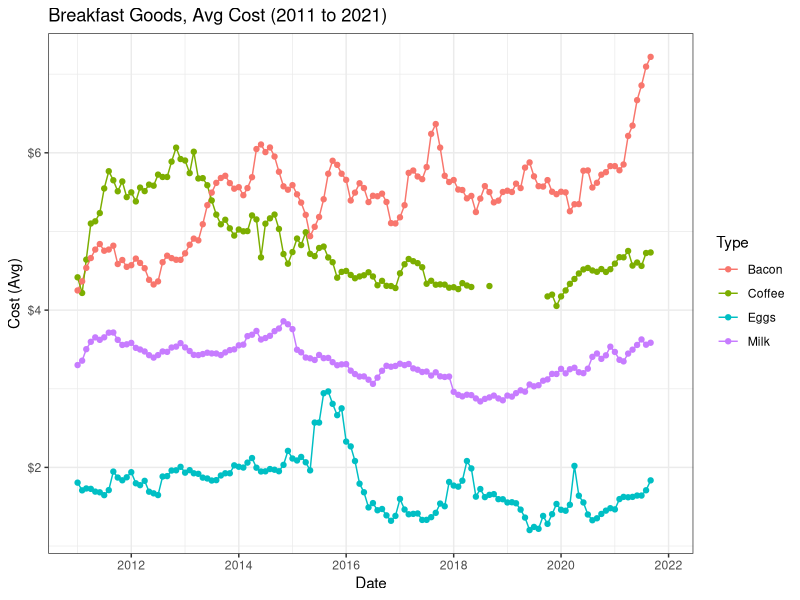
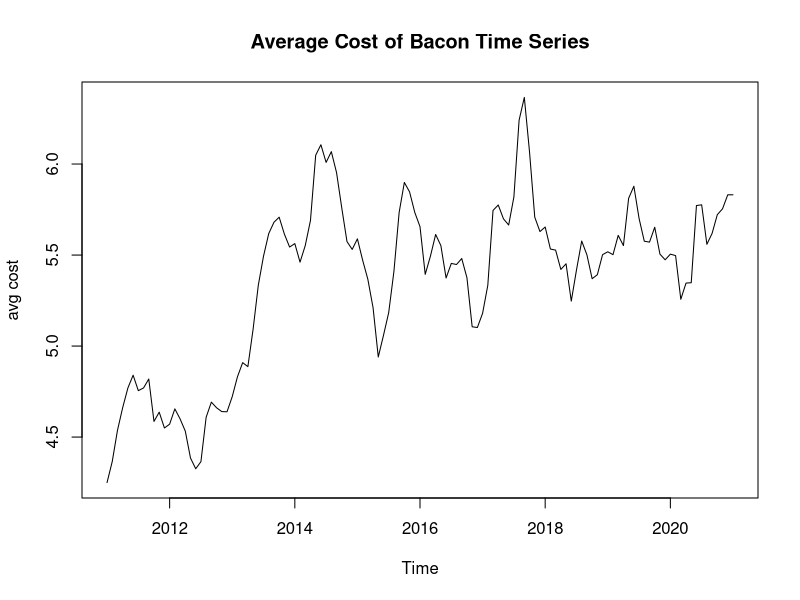
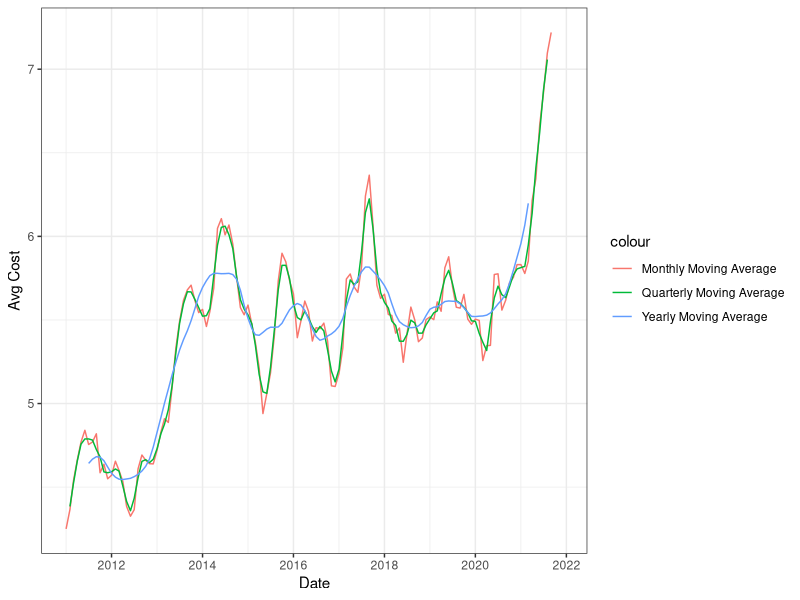
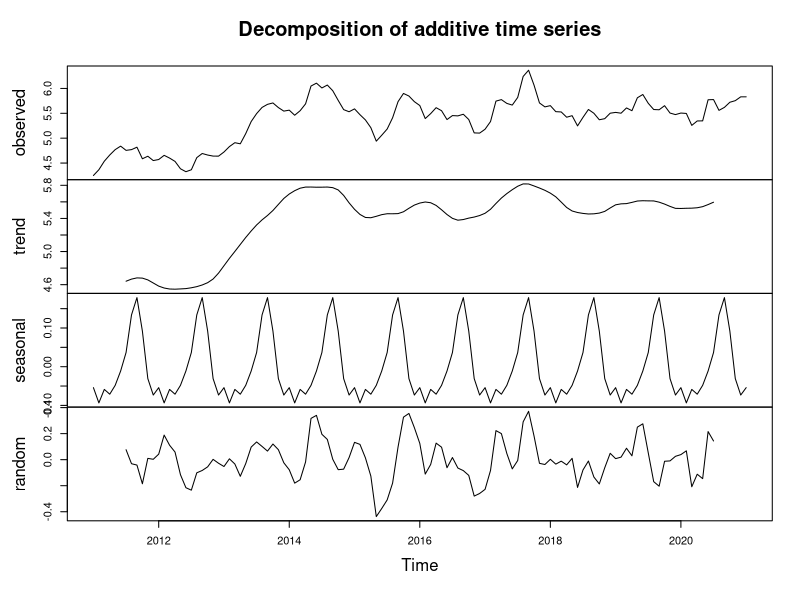
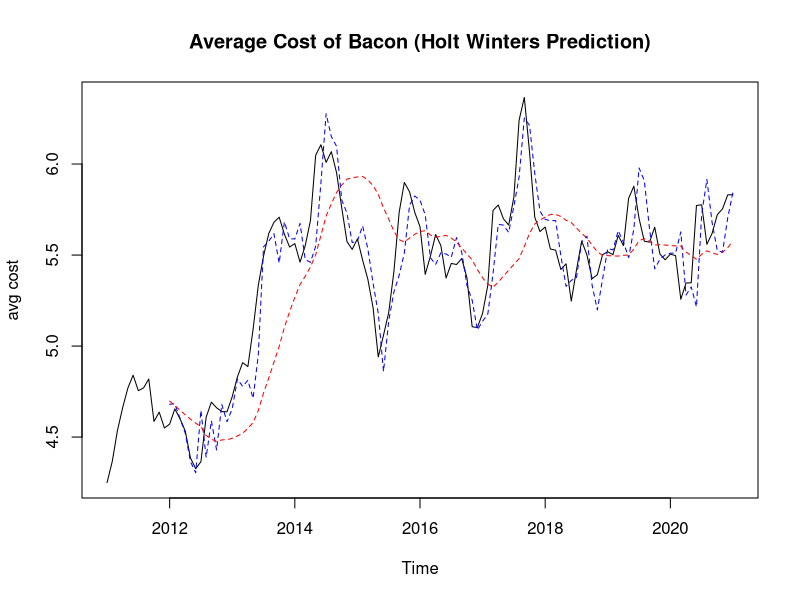
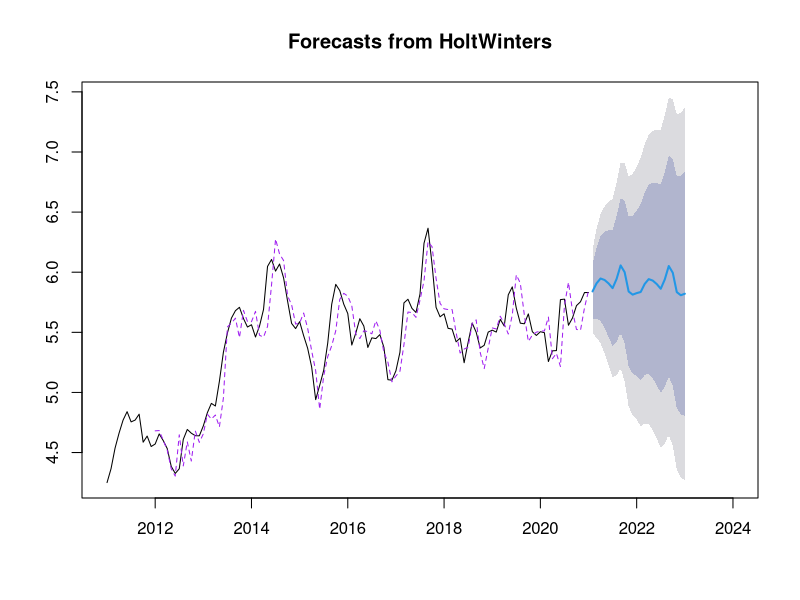
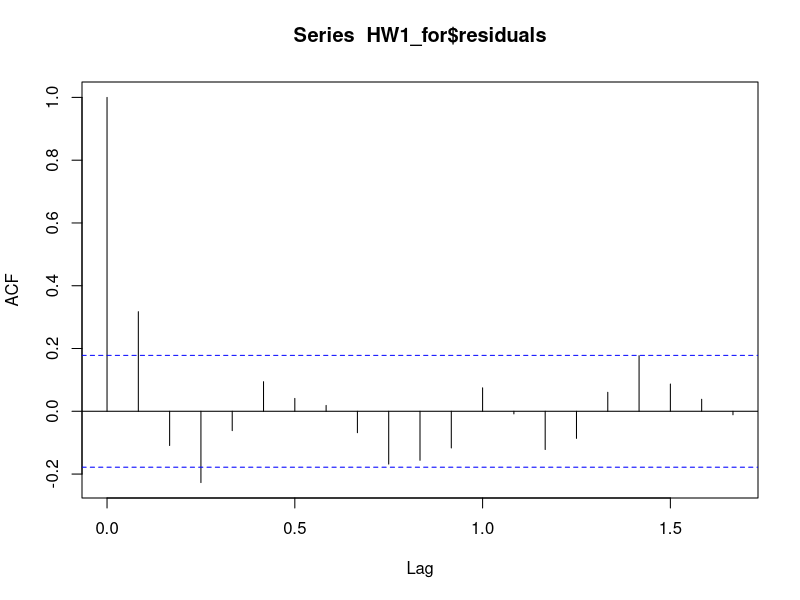
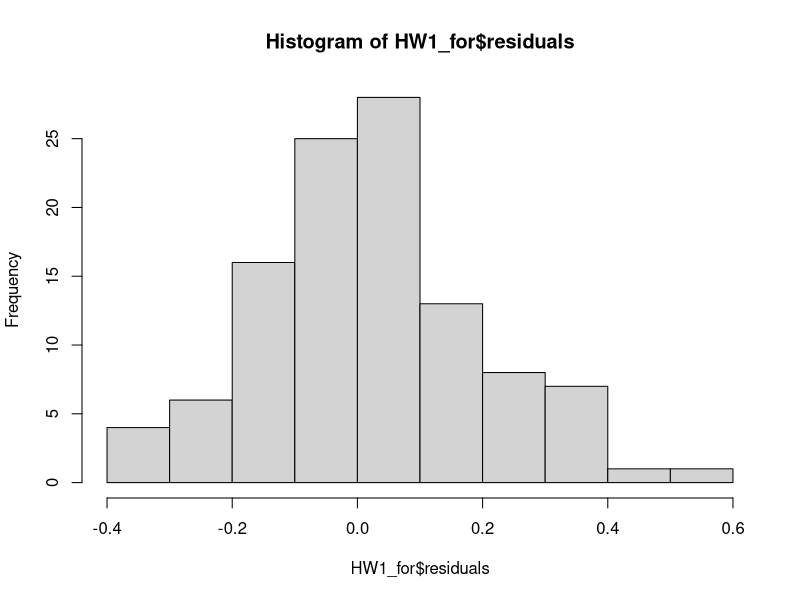

R code for these plots, in order:
## ---- chunk 1
library(tidyverse)
library(readxl)
library(forecast)

# read in data
df = read_excel("lessons/data/forecasting_milk.xlsx") %>% slice(9:nrow(.)) %>% mutate(type="Milk") %>%
  rbind(read_excel("lessons/data/forecasting_eggs.xlsx") %>% slice(10:nrow(.)) %>% mutate(type="Eggs")) %>%
  rbind(read_excel("lessons/data/forecasting_coffee.xlsx") %>% slice(10:nrow(.)) %>% mutate(type="Coffee")) %>%
  rbind(read_excel("lessons/data/forecasting_bacon.xlsx") %>% slice(10:nrow(.)) %>% mutate(type="Bacon"))

# col names taken from first row and strip that row from df
names(df) <- df[1,] %>% unlist() # pass as character vector
df = df %>% slice(2:nrow(.))

# rename cols
names(df) <- c("Year","Jan","Feb","Mar","Apr","May","Jun","Jul","Aug","Sep","Oct","Nov","Dec","Type")

# preview data
head(df,20)

# make data long-form
df = df %>% pivot_longer(cols=c("Jan","Feb","Mar","Apr","May","Jun","Jul","Aug","Sep","Oct","Nov","Dec"),names_to="Month",values_to="Avg")
df = df %>% mutate(Year=as.numeric(Year),Avg=as.numeric(Avg))
df = df %>% mutate(Date=as.Date(paste(Year,Month, '01'), '%Y %B %d'))

# plot data
df %>% 
  ggplot(aes(x=Date,y=Avg,colour=Type)) + geom_line() + geom_point() + theme_bw() +
  ggtitle("Breakfast Goods, Avg Cost (2011 to 2021)") +
  scale_y_continuous(name = "Cost (Avg)",labels = scales::dollar)
## ---- chunk 2
# make time series
# https://towardsdatascience.com/time-series-forecasting-in-r-with-holt-winters-16ef9ebdb6c0

df_bacon = df %>%
  dplyr::filter(Type=="Bacon")

# convert to time series (we expect monthly points between 2011 and 2021)
bacon_ts = ts(df_bacon$Avg, start = c(2011,1), end = c(2021,1), frequency = 12)

# not necessary for this dataset, but we can use tsclean() to remove outliers and input missing values, if necessary
bacon_ts = tsclean(bacon_ts)

# use baseR's plot to plot a simple plot of the bacon time series
plot(bacon_ts, ylab="avg cost", xlim=c(2011,2021), main="Average Cost of Bacon Time Series")

## ---- chunk 3

# take moving average and apply across different periods
df_bacon_ma = df_bacon 
df_bacon_ma$count = df_bacon_ma$Avg

df_bacon_ma$cnt_ma_monthly = ma(df_bacon$Avg,order=1)
df_bacon_ma$cnt_ma_quarterly = ma(df_bacon$Avg,order=3)
df_bacon_ma$cnt_ma_yearly = ma(df_bacon$Avg,order=12)

ggplot() + 
    geom_line(data = df_bacon_ma, aes(x = Date, y = cnt_ma_monthly, colour = "Monthly Moving Average")) +
    geom_line(data = df_bacon_ma, aes(x = Date, y = cnt_ma_quarterly,   colour = "Quarterly Moving Average"))  +
    geom_line(data = df_bacon_ma, aes(x = Date, y = cnt_ma_yearly, colour = "Yearly Moving Average"))  +
    ylab('Avg Cost') +
  theme_bw()
## ---- chunk 4
# we use decompose() of the stats package to decompose any seasonality effects using moving average
components_bacon <- decompose(bacon_ts)

plot(components_bacon)

## ---- chunk 5
# standard Holt Winters fitting
HW1 <- HoltWinters(bacon_ts)

# we can customize and change parameters
HW2 <- HoltWinters(bacon_ts, alpha=0.1, beta=0.1, gamma=0.2)

# plot each method's predictions using the original data
plot(bacon_ts, ylab="avg cost", xlim=c(2011,2021), main="Average Cost of Bacon (Holt Winters Prediction)")
lines(HW1$fitted[,1], lty=2, col="blue")
lines(HW2$fitted[,2], lty=2, col="red")

## ---- chunk 6
# add confidence interval
HW1_for = forecast(HW1, h=24, level=c(80,95))

plot(HW1_for, xlim=c(2011,2024))
lines(HW1_for$fitted, lty=2, col="purple")

## ---- chunk 7

# autocorrelation method
# Ideally, for non-zero lag, the ACF bars are within the blue range bars.
acf(HW1_for$residuals, lag.max=20, na.action=na.pass)
# note: na.action = na.pass because the last value of $residuals is NA

# Box.test (Ljung-Box) is used to indicate the presences of temporal correlations in our data.  
# Want the p-score > 0.05 for 95% chance the residuals are independent.

Box.test(HW1_for$residuals, lag=20, type="Ljung-Box")

# histogram of residuals. We want residuals to have no heavy skew in the histogram (look for bell curve)
hist(HW1_for$residuals)

